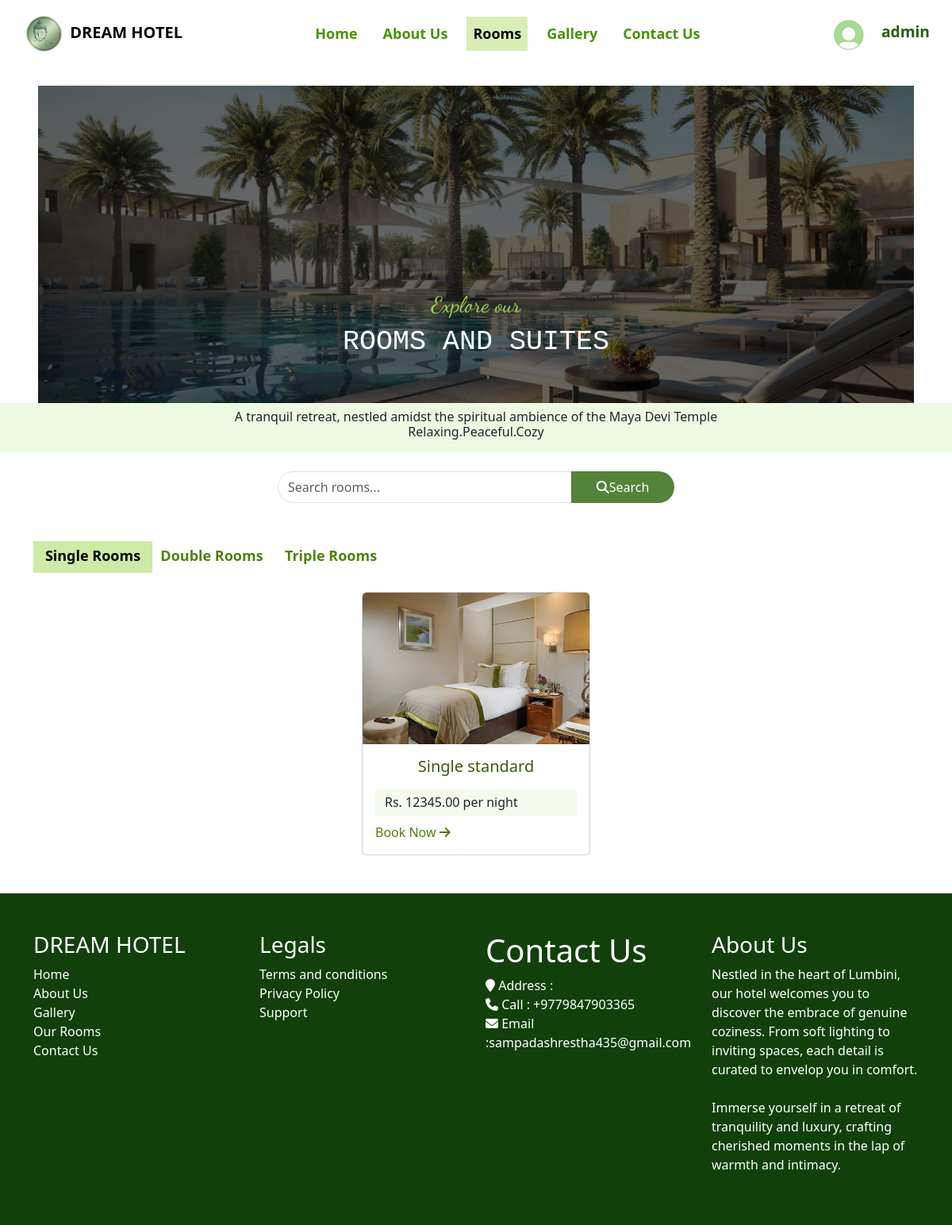
The app's page /rooms/ (signed in) with its own data.
### main/models.py (models this page shows, shortened)
class Room(models.Model):
    ROOM_TYPES = [('single', 'Single'), ('double', 'Double'), ('triple', 'triple')]
    title=models.TextField(default="null")
    room_type = models.CharField(max_length=50, choices=ROOM_TYPES)
    price_per_night = models.DecimalField(max_digits=10, decimal_places=2)
    max_guests = models.IntegerField()
    total_rooms = models.PositiveIntegerField(default=0)
    description = models.TextField(blank=True)
    images=models.ImageField(default=" ",upload_to='images')
    image2=models.ImageField(default=" ",upload_to='images')
    image3=models.ImageField(default=" ",upload_to='images')
    image4=models.ImageField(default=" ",upload_to='images')

### main/views.py (the view)
# urls.py: path("rooms/",rooms,name="rooms"),
@login_required(login_url='login')
def rooms(request):
    search_query = request.GET.get('search', '')
    if search_query:
        room_results = Room.objects.filter(title__icontains=search_query)
        context = {
            'room_results': room_results,
            'search_query': search_query
        }
    else:
        single = Room.objects.filter(room_type='single')
        double = Room.objects.filter(room_type='double')
        triple = Room.objects.filter(room_type='triple')
        context = {
            'single': single,
            'double': double,
            'triple': triple,
            'search_query': search_query
        }
    return render(request, 'main/rooms.html', context)

### main/context_processors.py (called while the page is built)
def user_profile(request):
    if request.user.is_authenticated:
        try:
            profile = GuestProfile.objects.get(user=request.user)
            return {'profile': profile}
        except GuestProfile.DoesNotExist:
            return {'profile': None}
    return {}

### main/templates/main/rooms.html (shortened to what this page needs)
{% extends "base.html" %}
{% load static %}
{% block contents %}
<div id="carouselExampleSlidesOnly" class="carousel slide mx-5 mt-4" data-bs-ride="carousel">
    <div class="carousel-inner">
      <div class="carousel-item active">
        <div class="overlay"></div>
        <img src="{% static 'images/img4.jpg' %}" class="d-block w-100 carouselimage1" alt="...">
      </div>
        <div class="carousel-caption d-md-block caption" >
            <h3 data-aos="zoom-out" data-aos-duration="1000" style="font-family:'Dancing Script', cursive; color:rgb(156, 205, 82)">Explore our </h3>
            <h1 class="mx-5" data-aos="fade-up" data-aos-duration="1000"><pre>ROOMS AND SUITES</pre></b></h1>
        </div>
    </div>
</div>
<div class="container-fluid py-2 mb-3 room" style="background-color:rgb(237, 249, 225)">
    <h6 class="align-middle mx-auto" data-aos="fade-up" data-aos-duration="1000">A tranquil retreat, nestled amidst the spiritual ambience of the Maya Devi Temple<br>Relaxing.Peaceful.Cozy</h6>
</div>
<div class="container mt-4">
    <form method="GET" action="" class="d-flex justify-content-center gap-2">
        <div class="input-group" style="max-width: 500px;">
            <input type="text"
                   name="search"
                   class="form-control"
                   placeholder="Search rooms..."
                   value="{{ search_query }}"
                   style="border-radius: 20px 0 0 20px;">
            <button type="submit" class="btn aboutbtn" style="border-radius: 0 20px 20px 0;">
                <i class="fa-solid fa-search"></i> Search
            </button>
        </div>
    </form>
</div>
{% if search_query %}
    <div class="container mt-4">
        <h4 class="text-center mb-4">Search Results</h4>
        <div class="container rooms mt-4" style="display: flex; flex-wrap: wrap; gap: 20px; justify-content: center; margin: 20px auto;">
            {% if room_results %}
                {% for i in room_results %}
                    <div class="card" style="width: 18rem;" data-aos="fade-up" data-aos-duration="1000">
                        <img src="{{i.images.url}}" class="card-img-top" alt="...">
                        <div class="card-body">
                            <h5 class="card-title">{{i.title}}</h5>
                            <h6 class="container py-2 mt-3" style="background-color: rgba(210, 233, 180, 0.226);">Rs. {{i.price_per_night}} per night</h6>
                            <a href="{% url 'bookrooms' i.id %}" class="stay">Book Now <i class="fa-solid fa-arrow-right"></i></a>
                        </div>
                    </div>
                {% endfor %}
            {% else %}
                <div class="alert alert-info">No rooms found matching your search.</div>
            {% endif %}
        </div>
    </div>
{% else %}
    <div class="container mt-5">
        <ul class="nav nav-pills mb-3 tab-titles text-center align-items-center" id="pills-tab" role="tablist" style="display: flex;">
            <li class="nav-item tab-links about-title active" onclick="openLink('single')">Single Rooms</li>
            <li class="nav-item tab-links about-title" onclick="openLink('double')">Double Rooms</li>
            <li class="nav-item tab-links about-title" onclick="openLink('triple')">Triple Rooms</li>
        </ul>
    </div>
    <div class="tab-content active-tab" id="single" data-aos="fade-up" data-aos-duration="1000">
        <div class="container rooms mt-4" style="display: flex; flex-wrap: wrap; gap: 20px; justify-content: center; margin: 20px auto;">
            {% for i in single %}
                <div class="card" style="width: 18rem;" data-aos="fade-up" data-aos-duration="1000">
                    <img src="{{i.images.url}}" class="card-img-top" alt="...">
                    <div class="card-body">
                        <h5 class="card-title">{{i.title}}</h5>
                        <h6 class="container py-2 mt-3" style="background-color: rgba(210, 233, 180, 0.226);">Rs. {{i.price_per_night}} per night</h6>
                        <a href="{% url 'bookrooms' i.id %}" class="stay">Book Now <i class="fa-solid fa-arrow-right"></i></a>
                    </div>
                </div>
            {% endfor %}
        </div>
    </div>
{% endif %}
{% endblock contents %}

### main/templates/base.html (shortened to what this page needs)
<!doctype html>
{% load static %}
<html lang="en">
  <head>
   <link rel="stylesheet" href="https://cdnjs.cloudflare.com/ajax/libs/fancybox/2.1.5/jquery.fancybox.min.css"
      media="screen">
    <link href="https://cdn.jsdelivr.net/npm/bootstrap@5.3.3/dist/css/bootstrap.min.css" rel="stylesheet">
    <link href="https://unpkg.com/aos@2.3.1/dist/aos.css" rel="stylesheet">
    <link rel="stylesheet" href="{% static 'css/st.css' %}">
    <link rel="stylesheet" href="https://cdnjs.cloudflare.com/ajax/libs/font-awesome/6.6.0/css/all.min.css" />
    <link href="https://cdnjs.cloudflare.com/ajax/libs/bootstrap-icons/1.10.5/font/bootstrap-icons.min.css" rel="stylesheet">
    <link rel="stylesheet" href="https://cdn.jsdelivr.net/npm/flatpickr/dist/flatpickr.min.css">
    <link rel="stylesheet" href="https://cdn.jsdelivr.net/npm/alertifyjs/build/css/alertify.min.css"/>
    <link rel="stylesheet" href="https://cdn.jsdelivr.net/npm/alertifyjs/build/css/themes/default.min.css"/>
   </head>
  <body>
    <nav class="navbar navbar-expand-lg bg-white navy">
        <div class="container-fluid">
          <a class="navbar-brand mx-3" href="#"><img src="{% static 'images/DREAMh.png' %}" style="max-width: 100%; max-height:55px;"><b> DREAM HOTEL</b></a>
         <div class="collapse navbar-collapse" id="navbarSupportedContent">
            <ul class="navbar-nav me-auto mx-auto gap-3 mb-2 mb-lg-0">
               <li class="nav-item ">
                  <a class="nav-link " href="{% url 'home' %}">Home</a>
               </li>
               <li class="nav-item">
                  <a class="nav-link "  href="{% url 'aboutus' %}">About Us</a>
               </li>
               <li class="nav-item">
                  <a class="nav-link{% if request.path == '/rooms/' %}
                  active
                  {% endif %}" href="{% url 'rooms' %}">Rooms</a>
               </li>
               <li class="nav-item">
                  <a class="nav-link" href="{% url 'gallery' %}">Gallery</a>
               </li>
               <li class="nav-item">
                  <a class="nav-link " href="{% url 'contact' %}">Contact Us</a>
               </li>
            </ul>
            <div class="d-flex px-3 py-1 gap-3">
               {% if request.user.is_authenticated %}
               <h1 class="mt-2 username">
                  <a href="{% url 'user_information' %}" style="text-decoration: none;">
                     {% if profile.profile_picture %}
                     <img
                         src="{{ profile.profile_picture.url }}"
                         alt="Profile Photo"
                         class="profile-photo me-3"
                         style="width: 40px; height: 40px; border-radius: 50%; object-fit: cover; color:black"
                     />
                 {% else %}
                     <img
                         src="{% static 'images/default-profile.jpg' %}"
                         alt="Default Profile Photo"
                         class="profile-photo me-3 mt-1"
                         style="width: 40px; height: 40px; border-radius: 50%; object-fit: cover; color:black"
                     />
                 {% endif %}
                    <span style="color:rgb(42, 93, 13)">{{ request.user.username }}</span>
                  </a>
                </h1>
               {% endif %}
         </div>
         </div>
      </div>
   </nav>
<div class="all">
  {% block contents %}
 {% endblock contents %}
</div>
<div class="footer_section layout_padding" data-aos="fade-up" data-aos-duration="1000">
   <div class="container mt-5 py-5">
      <div class="row">
         <div class="col-lg-3 col-sm-6">
            <h3 class="useful_text">DREAM HOTEL</h3>
            <div class="footer_menu">
               <ul style="list-style-type: none;padding-left: 0;">
                  <li><a href="{% url 'home' %}" class="link">Home</a></li>
                  <li><a href="{% url 'aboutus' %}" class="link">About Us</a></li>
                  <li><a href="{% url 'gallery' %}" class="link">Gallery</a></li>
                  <li><a href="{% url 'rooms' %}" class="link">Our Rooms</a></li>
                  <li><a href="{% url 'contact' %}" class="link">Contact Us</a></li>
               </ul>
            </div>
         </div>
         <div class="col-lg-3 col-sm-6">
            <h3 class="useful_text">Legals</h3>
            <div class="footer_menu">
               <ul style="list-style-type: none; padding-left: 0;">
                  <li><a href="#" class="link">Terms and conditions</a></li>
                  <li><a href="#" class="link">Privacy Policy</a></li>
                  <li><a href="#" class="link">Support</a></li>
               </ul>
            </div>
         </div>
         <div class="col-lg-3 col-sm-6">
            <h1 class="useful_text">Contact Us</h1>
            <div class="location_text">
               <ul style="list-style-type: none; padding-left: 0;">
                  <li>
                        <i class="fa fa-map-marker" aria-hidden="true"></i><span class="padding_left_10"> Address :
                           </span>
                  </li>
                  <li>
                        <i class="fa fa-phone" aria-hidden="true"></i><span class="padding_left_10"> Call :
                           +9779847903365</span>
                  </li>
                  <li>
                        <i class="fa fa-envelope" aria-hidden="true"></i><span class="padding_left_10"> Email :sampadashrestha435@gmail.com</span>
                  </li>
               </ul>
            </div>
         </div>
         <div class="col-lg-3 col-sm-6">
            <h3 class="useful_text">About Us</h3>
            <p class="footer_text">Nestled in the heart of Lumbini, our hotel welcomes you to discover the embrace of genuine coziness. From soft lighting to inviting spaces, each detail is curated to envelop you in comfort.<br><br> Immerse yourself in a retreat of tranquility and luxury, crafting cherished moments in the lap of warmth and intimacy. </p>
         </div>
      </div>
   </div>
</div>
</body>
</html>

### main/static/css/st.css (style rules this page uses)
* { font-family:system-ui, -apple-system, BlinkMacSystemFont, 'Segoe UI', Roboto, Oxygen, Ubuntu, Cantarell, 'Open Sans', 'Helvetica Neue', sans-serif }
.navbar-brand { font-size:20px; }
.nav-link { color:rgb(71, 146, 2); font-weight: 600; font-size: large; }
.nav-link.active { color:rgb(0, 0, 0); background-color: rgba(213, 237, 175, 0.925); font-weight: 600; font-size: large; }
.carouselimage1 { height: 100%; width: 100%; height: 50vh; object-fit: cover; background-color: rgba(0, 0, 0, 0.6); z-index: -1; }
.overlay { position: absolute; top: 0; left: 0; width: 100%; height: 100%; background-color: rgba(0, 0, 0, 0.6); z-index: 0; }
.caption { position: absolute; z-index: 1 !important; color: white !important; }
.room { text-align: center; align-items: center !important; }
.aboutbtn { background-color: rgba(37, 97, 3, 0.781); color:white; height:40px; width:130px; display:flex; justify-content: center; align-items: center; border-radius: 10px; cursor:pointer; }
.card-title { text-align: center; color:rgb(58, 90, 11) }
.footer_section { color:white; background-color: rgb(17, 64, 10); }
.link { color: inherit; text-decoration: none; }
.tab-content { display: none; }
.tab-links.active { color: rgb(0, 0, 0); background-color: #74c5095b; }
.tab-content.active-tab { display: inline; }
.about-title { color: #4f810e; width: 150px; height: 40px; font-size: 18px; font-weight: 600; cursor: pointer; position: relative; padding: 5px; }
.stay { text-decoration: none; color:#4f810e }

### main/templates/base.html (style rules this page uses)
.username { font-size: 1.2rem; font-weight: bold; text-decoration: none; color:rgb(42, 93, 13) !important }

### records on screen
Room: images (picture), title "Single standard", price_per_night "12345.00"

### other values on screen
{{ request.user.username }} "admin"
